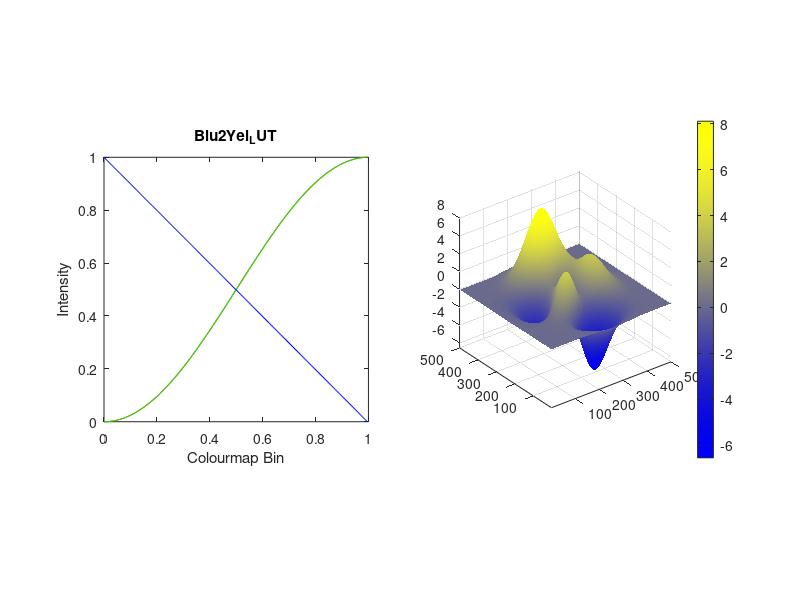

This figure's MATLAB source:
filename = 'Blu2Yel_LUT';

%% Colourmap specifications:
   Fs = 256;                   % total samples (colormap bins)
   dt = 1/Fs;                   % bin-width
   t = (0:dt:1-dt)';     % array of samples
   
%% Create channels:
   Fc = 0.5;                     % frequency, set to half a period
 
   r = 0.5 * (cos(2*pi*Fc*t - pi) + 1);
   g = 0.5 * (cos(2*pi*Fc*t - pi) + 1);
   % g_old = 0.5 * (-sin(2*pi*(Fc * 1.5) *t) + 1);
   b = linspace(1,0,Fs)';

   
%    % Plot the original signal versus time:
%    figure;
%    plot(t,g,'g');
%    hold on
%    plot(t,r,'r');
%    xlabel('time (in seconds)');
%    title('Signal versus Time');
%    zoom xon;
%    plot(t,b,'b');
   
   cmap = horzcat(r,g,b);
   
   % generate a brightness gradient
   BrightnessMin=0.2;
   BrightnessMax=1;
   
%    gs_mask = repmat(linspace(BrightnessMin,BrightnessMax,Fs)',1,3);
%    cmap = cmap .* gs_mask;
gs_mask = linspace(BrightnessMin,BrightnessMax,Fs)';

% cmap(:,1) = cmap(:,1) .* gs_mask;
cmap(:,2) = cmap(:,2) .* gs_mask;
% cmap(:,3) = cmap(:,3) .* gs_mask;
   
   % Plot the channels
   figure('Position',[100 100 1200 400]);
   subplot(1,2,1)
   plot(t,r,'r');
   hold on
   plot(t,g,'g');
   xlabel('Colourmap Bin');
   ylabel('Intensity');
   title(filename);
   zoom xon;
   plot(t,b,'b');
   axis square
   
   cmap = horzcat(r,g,b);
   
   subplot(1,2,2)
    surf(peaks(500), 'EdgeColor', 'none')
    colormap(cmap);
    axis square tight
    colorbar
     axis square
     saveas(gcf,[filename,'.png'])
     
% convert to 8-bit RGB values (n.b. check LUT_bins matches your intent!
% i.e. set to 256 for 8-bit indexed images)
CustomColorMap_8bit = floor(cmap * 255);
csvwrite([filename,'.csv'],CustomColorMap_8bit);